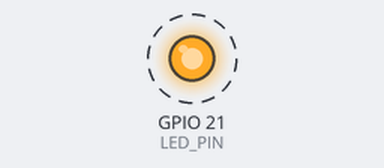
The program below on a simulated Raspberry Pi (BCM pin numbers). On the bench: output pins drawn as LEDs (lit = HIGH). Dashed ring = blinking. What the program prints to the terminal is not drawn.

Above: at 0.2 s.
Timing chart, 0 to 3.0 s (numbered marks = the images above):
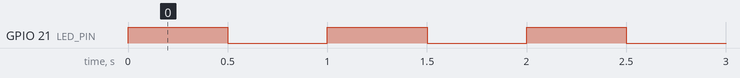

The program:

led_blink.py
```python
import RPi.GPIO as GPIO
import time

LED_PIN = 21        # BCM numbering
DELAY_SEC = 0.5     # seconds between toggles

def setup():
    GPIO.setmode(GPIO.BCM)
    GPIO.setup(LED_PIN, GPIO.OUT, initial=GPIO.LOW)
    print(f"LED connected to GPIO {LED_PIN}")

def loop():
    while True:
        GPIO.output(LED_PIN, GPIO.HIGH)
        print("LED ON")
        time.sleep(DELAY_SEC)
        GPIO.output(LED_PIN, GPIO.LOW)
        print("LED OFF")
        time.sleep(DELAY_SEC)

def cleanup():
    GPIO.output(LED_PIN, GPIO.LOW)
    GPIO.cleanup()
    print("GPIO cleaned up. Bye.")

if __name__ == "__main__":
    try:
        setup()
        loop()
    except KeyboardInterrupt:
        cleanup()
```

Measured:
- by itself, GPIO 21 (LED_PIN): alternates HIGH for 0.50 s and LOW for 0.50 s
